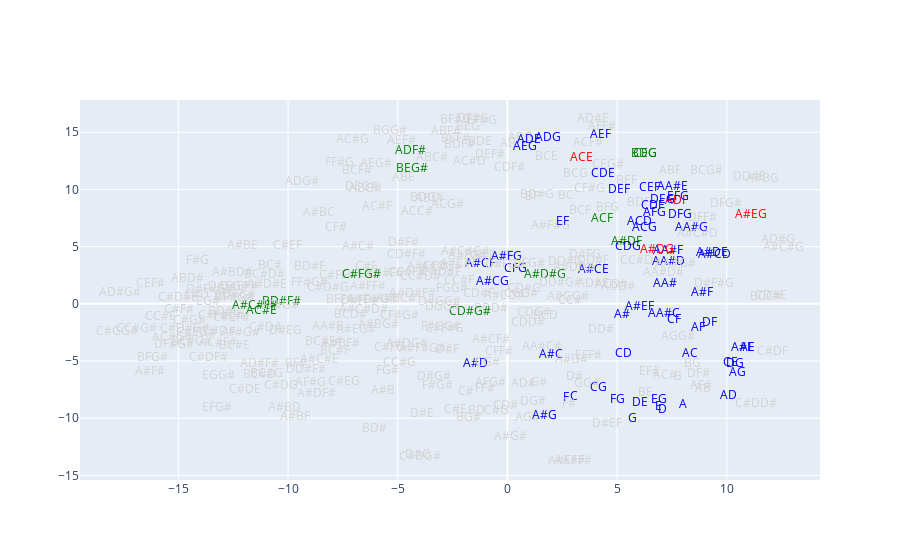

The code cell stored with this chart in its notebook:
### Code cell
colors = ['lightgrey'] * len(chord_suffixes)
scale = Scale('F', 'major')

colors = scf.get_scale_all_triads_filter(colors, chord_suffixes, scale, 'blue')
colors = scf.get_scale_main_triads_filter(colors, chord_suffixes, scale, 'red')
colors = scf.get_scale_chord_degress(colors, chord_suffixes, 0, 'major', 'green')

fig = go.Figure()
fig.add_trace(
    go.Scatter(
        x=embeddings_df_trans[0],
        y=embeddings_df_trans[1],
        mode="text",
        text=embeddings_df_trans.index,
        textposition="middle center",
        textfont=dict(color=colors)
    )
)

### Figure 1 — Plotly figure (JSON) as saved in the notebook; plotly's stock layout.template omitted (floating-point values rounded to 4 significant figures; data arrays with more than 128 entries replaced by an {"elided": "..."} marker saying what was removed)
{"data": [{"mode": "text", "text": {"elided": "298 str values"}, "textfont": {"color": {"elided": "298 str values"}}, "textposition": "middle center", "type": "scatter", "x": {"elided": "298 float values"}, "y": {"elided": "298 float values"}}], "layout": {}}
